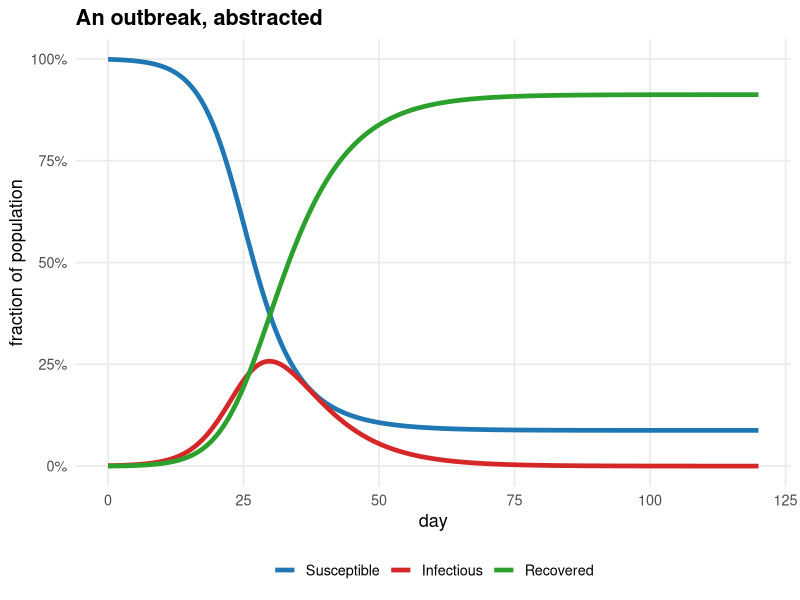
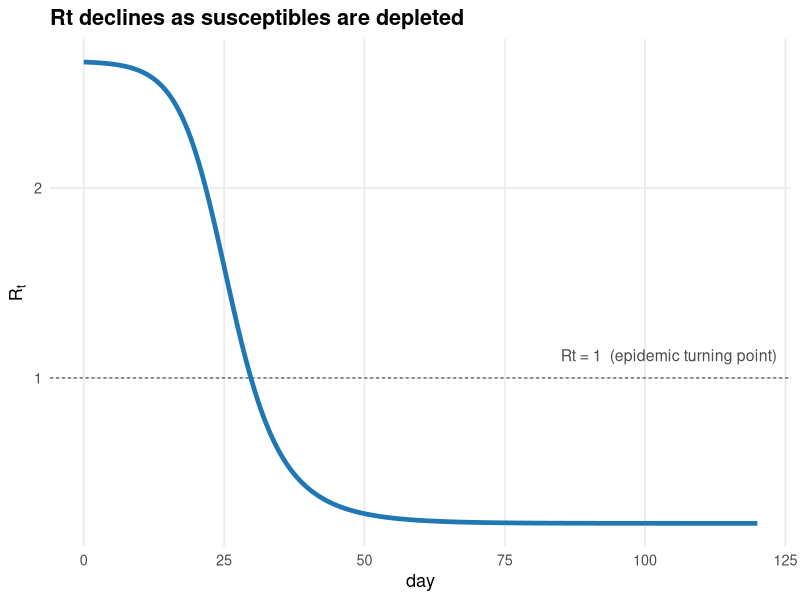
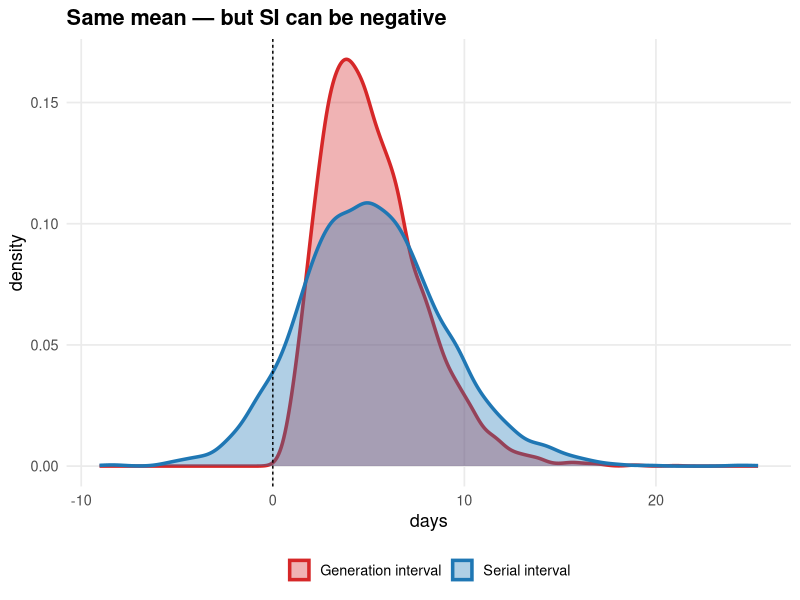
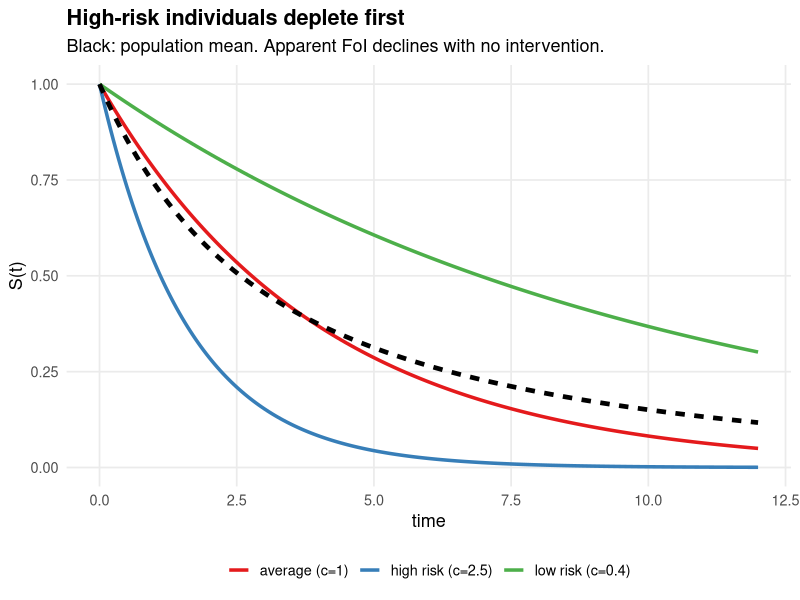
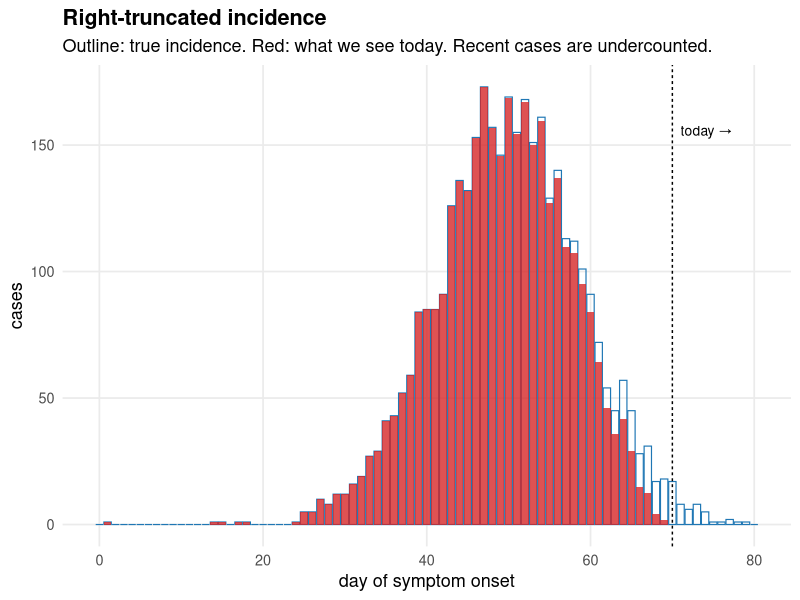
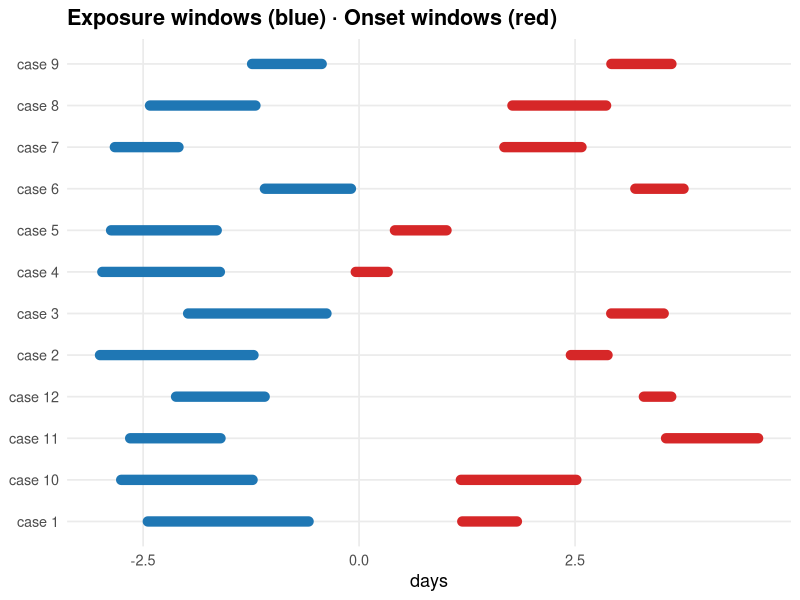
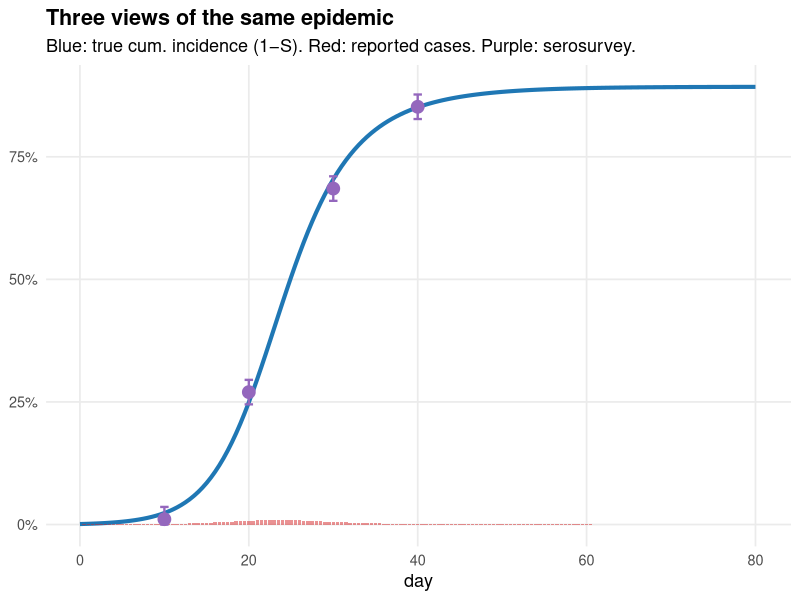
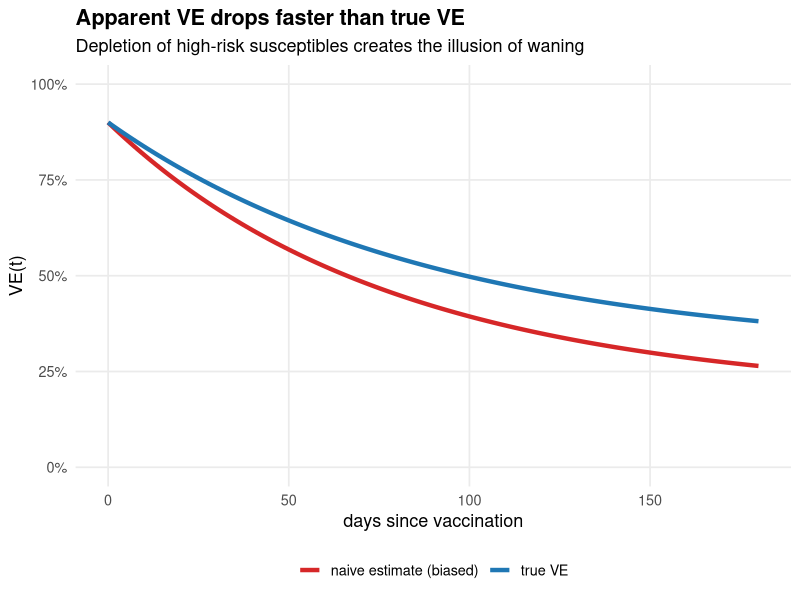

Write R code to recreate these figures, in order.
## ---- chunk 1
#| include: false
suppressPackageStartupMessages({
  library(ggplot2)
  library(dplyr)
  library(tidyr)
  library(deSolve)
})
theme_set(theme_minimal(base_size = 13) +
  theme(panel.grid.minor = element_blank(),
        plot.title = element_text(face = "bold")))
pal <- c(S = "#1f77b4", E = "#9467bd", I = "#d62728", R = "#2ca02c", D = "#7f7f7f")
sir <- function(t, y, p) {
  with(as.list(c(y, p)), {
    dS <- -beta * S * I / N
    dI <-  beta * S * I / N - gamma * I
    dR <-  gamma * I
    list(c(dS, dI, dR))
  })
}
## ---- chunk 2
out_intro <- as.data.frame(ode(c(S = 0.999, I = 0.001, R = 0),
                               seq(0, 120, 0.5), sir,
                               parms = c(beta = 0.4, gamma = 0.15, N = 1)))
out_intro |>
  pivot_longer(-time, names_to = "state") |>
  mutate(state = factor(state, levels = c("S", "I", "R"))) |>
  ggplot(aes(time, value, colour = state)) +
  geom_line(linewidth = 1.6) +
  scale_colour_manual(values = pal,
                      labels = c(S = "Susceptible", I = "Infectious", R = "Recovered")) +
  scale_y_continuous(labels = scales::percent) +
  labs(x = "day", y = "fraction of population", colour = NULL,
       title = "An outbreak, abstracted") +
  theme(legend.position = "bottom")
## ---- chunk 3
out <- as.data.frame(ode(c(S = 0.999, I = 0.001, R = 0),
                         seq(0, 120, 0.5), sir,
                         parms = c(beta = 0.4, gamma = 0.15, N = 1)))
out$Rt <- (0.4 / 0.15) * out$S
ggplot(out, aes(time, Rt)) +
  geom_hline(yintercept = 1, linetype = "22", colour = "grey40") +
  geom_line(linewidth = 1.6, colour = "#1f77b4") +
  annotate("text", x = 85, y = 1.12, label = "Rt = 1  (epidemic turning point)",
           colour = "grey30", size = 4, hjust = 0) +
  labs(x = "day", y = expression(R[t]),
       title = "Rt declines as susceptibles are depleted")
## ---- chunk 4
set.seed(9)
n <- 5000
GI <- rgamma(n, shape = 4, rate = 4/5.2)
inc_or <- rgamma(n, shape = 4, rate = 4/4)
inc_ee <- rgamma(n, shape = 4, rate = 4/4)
SI <- GI + (inc_ee - inc_or)
tibble(value = c(GI, SI),
       kind  = rep(c("Generation interval", "Serial interval"), each = n)) |>
  ggplot(aes(value, fill = kind, colour = kind)) +
  geom_density(alpha = 0.35, linewidth = 1.2) +
  geom_vline(xintercept = 0, linetype = "22") +
  scale_fill_manual(values  = c("Generation interval" = "#d62728",
                                "Serial interval"    = "#1f77b4")) +
  scale_colour_manual(values = c("Generation interval" = "#d62728",
                                 "Serial interval"    = "#1f77b4")) +
  labs(x = "days", y = "density", fill = NULL, colour = NULL,
       title = "Same mean — but SI can be negative") +
  theme(legend.position = "bottom")
## ---- chunk 5
t <- seq(0, 12, 0.05)
groups <- tibble(g = c("low risk (c=0.4)", "average (c=1)", "high risk (c=2.5)"), c = c(0.4, 1, 2.5))
df <- expand.grid(t = t, g = groups$g) |> left_join(groups, by = "g") |>
  mutate(S = exp(-0.25 * c * t))
pop <- df |> group_by(t) |> summarise(S = mean(S), .groups = "drop") |> mutate(g = "population mean")
ggplot() +
  geom_line(data = df, aes(t, S, colour = g), linewidth = 1.2) +
  geom_line(data = pop, aes(t, S), colour = "black", linewidth = 1.6, linetype = "22") +
  scale_colour_brewer(palette = "Set1") +
  labs(x = "time", y = "S(t)", colour = NULL,
       title = "High-risk individuals deplete first",
       subtitle = "Black: population mean. Apparent FoI declines with no intervention.") +
  theme(legend.position = "bottom")
## ---- chunk 6
set.seed(3)
days <- 0:80
mu <- 160 * dnorm(days, 50, 9) / max(dnorm(days, 50, 9))
true_inc <- rpois(length(days), pmax(mu, 0.4))
delay_pmf <- dgamma(0:30, shape = 2, rate = 0.4)
delay_pmf <- delay_pmf / sum(delay_pmf)
today <- 70
reported <- rep(0, length(days))
for (d in seq_along(days)) {
  for (k in 0:30) {
    if (days[d] + k <= today)
      reported[d] <- reported[d] + true_inc[d] * delay_pmf[k+1]
  }
}
df <- tibble(day = days, `true incidence` = true_inc, `reported by today` = reported) |>
  pivot_longer(-day)
ggplot(df, aes(day, value, fill = name)) +
  geom_col(data = filter(df, name == "true incidence"),
           fill = NA, colour = "#1f77b4", linewidth = 0.4) +
  geom_col(data = filter(df, name == "reported by today"),
           fill = "#d62728", alpha = 0.8) +
  geom_vline(xintercept = today, linetype = "22") +
  annotate("text", x = today + 1, y = max(true_inc) * 0.9,
           label = "today →", hjust = 0, size = 3.5) +
  labs(x = "day of symptom onset", y = "cases",
       title = "Right-truncated incidence",
       subtitle = "Outline: true incidence. Red: what we see today. Recent cases are undercounted.")
## ---- chunk 7
set.seed(11)
n <- 12
df <- tibble(
  case = factor(paste("case", seq_len(n))),
  EL = runif(n, -3, -1), ER = EL + runif(n, 0.5, 2),
  OL = ER + runif(n, 1.5, 6), OR = OL + runif(n, 0.3, 1.5)
)
ggplot(df) +
  geom_segment(aes(x = EL, xend = ER, y = case, yend = case),
               colour = "#1f77b4", linewidth = 3.5, lineend = "round") +
  geom_segment(aes(x = OL, xend = OR, y = case, yend = case),
               colour = "#d62728", linewidth = 3.5, lineend = "round") +
  labs(x = "days", y = NULL,
       title = "Exposure windows (blue) · Onset windows (red)")
## ---- chunk 8
set.seed(5)
out_sero <- as.data.frame(ode(c(S = 0.999, I = 0.001, R = 0),
                              seq(0, 80, 0.5), sir,
                              parms = c(beta = 0.45, gamma = 0.18, N = 1)))
out_sero$cum_inc <- 1 - out_sero$S
sample_t <- c(10, 20, 30, 40)
samp <- tibble(t = sample_t,
               true = approx(out_sero$time, out_sero$cum_inc, sample_t)$y) |>
  mutate(observed = pmin(1, pmax(0, true + rnorm(n(), 0, 0.015))))
new_inf <- c(NA, -diff(out_sero$S)) * 0.35  # 35% ascertainment
out_sero$reported <- new_inf
ggplot() +
  geom_line(data = out_sero, aes(time, cum_inc), colour = "#1f77b4", linewidth = 1.4) +
  geom_col(data = out_sero[!is.na(out_sero$reported),],
           aes(time, pmax(0, reported)), fill = "#d62728", alpha = 0.5, width = 0.4) +
  geom_point(data = samp, aes(t, observed), size = 4, colour = "#9467bd") +
  geom_errorbar(data = samp,
                aes(x = t, ymin = pmax(0, observed - 0.025), ymax = pmin(1, observed + 0.025)),
                width = 1, colour = "#9467bd", linewidth = 0.8) +
  scale_y_continuous(labels = scales::percent, limits = c(0, NA)) +
  labs(x = "day", y = NULL,
       title = "Three views of the same epidemic",
       subtitle = "Blue: true cum. incidence (1−S). Red: reported cases. Purple: serosurvey.")
## ---- chunk 9
t <- seq(0, 180, 1)
true_VE  <- 0.3 + 0.6 * exp(-t / 90)
naive_VE <- true_VE - 0.12 * (1 - exp(-t / 50))
tibble(t, `true VE` = true_VE, `naive estimate (biased)` = naive_VE) |>
  pivot_longer(-t) |>
  ggplot(aes(t, value, colour = name)) +
  geom_line(linewidth = 1.5) +
  scale_colour_manual(values = c(`true VE` = "#1f77b4",
                                 `naive estimate (biased)` = "#d62728")) +
  scale_y_continuous(limits = c(0, 1), labels = scales::percent) +
  labs(x = "days since vaccination", y = "VE(t)", colour = NULL,
       title = "Apparent VE drops faster than true VE",
       subtitle = "Depletion of high-risk susceptibles creates the illusion of waning") +
  theme(legend.position = "bottom")
## ---- chunk 10
set.seed(8)
weeks <- 1:60
baseline <- 1000 + 20 * sin(2 * pi * weeks / 52)
epi_signal <- 700 * dnorm(weeks, 35, 5) / max(dnorm(weeks, 35, 5))
observed <- baseline + epi_signal + rnorm(length(weeks), 0, 25)
tibble(week = weeks, baseline, observed) |>
  ggplot(aes(week)) +
  geom_ribbon(aes(ymin = baseline, ymax = observed), fill = "#fff2cc", alpha = 0.9) +
  geom_line(aes(y = observed), colour = "#d62728", linewidth = 1.4) +
  geom_line(aes(y = baseline), colour = "#1f77b4", linewidth = 1.4, linetype = "22") +
  annotate("text", x = 35, y = 1500, label = "excess", colour = "#5a4500",
           size = 4.5, fontface = "bold") +
  labs(x = "week", y = "weekly deaths",
       title = "Excess mortality = area between curves",
       subtitle = "Blue dashed: expected baseline. Red: observed.")
